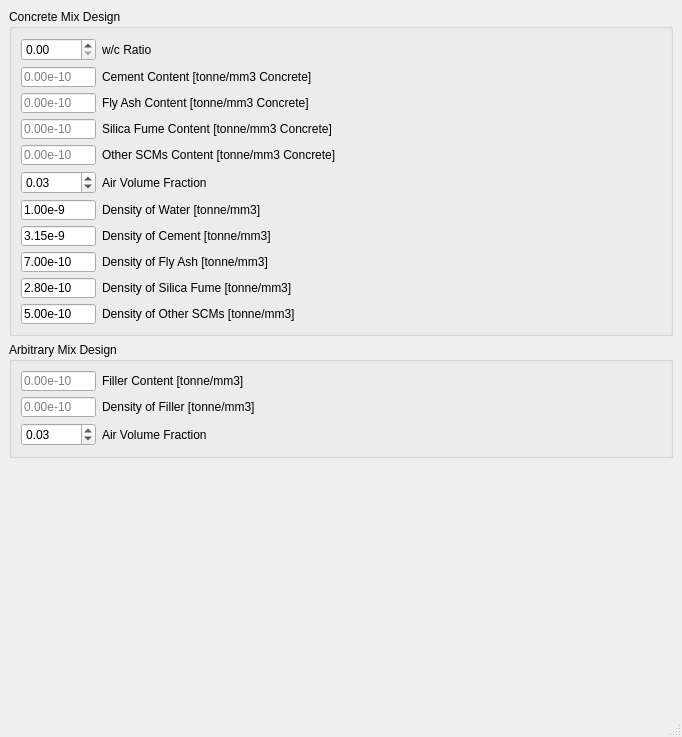
<?xml version="1.0" encoding="UTF-8"?>
<ui version="4.0">
 <class>MainWindow</class>
 <widget class="QMainWindow" name="MainWindow">
  <property name="geometry">
   <rect>
    <x>0</x>
    <y>0</y>
    <width>682</width>
    <height>737</height>
   </rect>
  </property>
  <property name="sizePolicy">
   <sizepolicy hsizetype="Expanding" vsizetype="Preferred">
    <horstretch>0</horstretch>
    <verstretch>0</verstretch>
   </sizepolicy>
  </property>
  <property name="windowTitle">
   <string>MainWindow</string>
  </property>
  <widget class="QWidget" name="centralwidget">
   <property name="sizePolicy">
    <sizepolicy hsizetype="Expanding" vsizetype="Expanding">
     <horstretch>0</horstretch>
     <verstretch>0</verstretch>
    </sizepolicy>
   </property>
   <layout class="QGridLayout" name="gridLayout_2">
    <item row="0" column="0">
     <widget class="QGroupBox" name="groupBox">
      <property name="title">
       <string>Concrete Mix Design</string>
      </property>
      <layout class="QVBoxLayout" name="verticalLayout">
       <item>
        <layout class="QHBoxLayout" name="horizontalLayout">
         <item>
          <widget class="QDoubleSpinBox" name="wcRatio">
           <property name="sizePolicy">
            <sizepolicy hsizetype="Fixed" vsizetype="Fixed">
             <horstretch>0</horstretch>
             <verstretch>0</verstretch>
            </sizepolicy>
           </property>
           <property name="minimumSize">
            <size>
             <width>75</width>
             <height>0</height>
            </size>
           </property>
           <property name="suffix">
            <string/>
           </property>
          </widget>
         </item>
         <item>
          <widget class="QLabel" name="label_6">
           <property name="text">
            <string>w/c Ratio</string>
           </property>
          </widget>
         </item>
        </layout>
       </item>
       <item>
        <layout class="QHBoxLayout" name="horizontalLayout_2">
         <item>
          <widget class="QLineEdit" name="cementContent">
           <property name="minimumSize">
            <size>
             <width>75</width>
             <height>20</height>
            </size>
           </property>
           <property name="maximumSize">
            <size>
             <width>75</width>
             <height>20</height>
            </size>
           </property>
           <property name="text">
            <string/>
           </property>
           <property name="placeholderText">
            <string>0.00e-10</string>
           </property>
          </widget>
         </item>
         <item>
          <widget class="QLabel" name="label_7">
           <property name="text">
            <string>Cement Content [tonne/mm3 Concrete]</string>
           </property>
          </widget>
         </item>
        </layout>
       </item>
       <item>
        <layout class="QHBoxLayout" name="horizontalLayout_9">
         <item>
          <widget class="QLineEdit" name="flyashContent">
           <property name="enabled">
            <bool>true</bool>
           </property>
           <property name="minimumSize">
            <size>
             <width>75</width>
             <height>20</height>
            </size>
           </property>
           <property name="maximumSize">
            <size>
             <width>75</width>
             <height>20</height>
            </size>
           </property>
           <property name="text">
            <string/>
           </property>
           <property name="placeholderText">
            <string>0.00e-10</string>
           </property>
          </widget>
         </item>
         <item>
          <widget class="QLabel" name="label_11">
           <property name="enabled">
            <bool>true</bool>
           </property>
           <property name="text">
            <string>Fly Ash Content [tonne/mm3 Concrete]</string>
           </property>
          </widget>
         </item>
        </layout>
       </item>
       <item>
        <layout class="QHBoxLayout" name="horizontalLayout_10">
         <item>
          <widget class="QLineEdit" name="silicaContent">
           <property name="enabled">
            <bool>true</bool>
           </property>
           <property name="minimumSize">
            <size>
             <width>75</width>
             <height>20</height>
            </size>
           </property>
           <property name="maximumSize">
            <size>
             <width>75</width>
             <height>20</height>
            </size>
           </property>
           <property name="text">
            <string/>
           </property>
           <property name="placeholderText">
            <string>0.00e-10</string>
           </property>
          </widget>
         </item>
         <item>
          <widget class="QLabel" name="label_12">
           <property name="enabled">
            <bool>true</bool>
           </property>
           <property name="text">
            <string>Silica Fume Content [tonne/mm3 Concrete]</string>
           </property>
          </widget>
         </item>
        </layout>
       </item>
       <item>
        <layout class="QHBoxLayout" name="horizontalLayout_11">
         <item>
          <widget class="QLineEdit" name="scmContent">
           <property name="enabled">
            <bool>true</bool>
           </property>
           <property name="minimumSize">
            <size>
             <width>75</width>
             <height>20</height>
            </size>
           </property>
           <property name="maximumSize">
            <size>
             <width>75</width>
             <height>20</height>
            </size>
           </property>
           <property name="text">
            <string/>
           </property>
           <property name="placeholderText">
            <string>0.00e-10</string>
           </property>
          </widget>
         </item>
         <item>
          <widget class="QLabel" name="label_13">
           <property name="enabled">
            <bool>true</bool>
           </property>
           <property name="text">
            <string>Other SCMs Content [tonne/mm3 Concrete]</string>
           </property>
          </widget>
         </item>
        </layout>
       </item>
       <item>
        <layout class="QHBoxLayout" name="horizontalLayout_3">
         <item>
          <widget class="QDoubleSpinBox" name="airFrac">
           <property name="sizePolicy">
            <sizepolicy hsizetype="Fixed" vsizetype="Fixed">
             <horstretch>0</horstretch>
             <verstretch>0</verstretch>
            </sizepolicy>
           </property>
           <property name="minimumSize">
            <size>
             <width>75</width>
             <height>0</height>
            </size>
           </property>
           <property name="suffix">
            <string/>
           </property>
           <property name="maximum">
            <double>1.000000000000000</double>
           </property>
           <property name="singleStep">
            <double>0.010000000000000</double>
           </property>
           <property name="value">
            <double>0.030000000000000</double>
           </property>
          </widget>
         </item>
         <item>
          <widget class="QLabel" name="label_8">
           <property name="text">
            <string>Air Volume Fraction</string>
           </property>
          </widget>
         </item>
        </layout>
       </item>
       <item>
        <layout class="QHBoxLayout" name="horizontalLayout_6">
         <item>
          <widget class="QLineEdit" name="waterDensity">
           <property name="minimumSize">
            <size>
             <width>75</width>
             <height>20</height>
            </size>
           </property>
           <property name="maximumSize">
            <size>
             <width>75</width>
             <height>20</height>
            </size>
           </property>
           <property name="text">
            <string>1.00e-9</string>
           </property>
           <property name="placeholderText">
            <string>1.00e-9</string>
           </property>
          </widget>
         </item>
         <item>
          <widget class="QLabel" name="label_15">
           <property name="text">
            <string>Density of Water [tonne/mm3]</string>
           </property>
          </widget>
         </item>
        </layout>
       </item>
       <item>
        <layout class="QHBoxLayout" name="horizontalLayout_7">
         <item>
          <widget class="QLineEdit" name="cementDensity">
           <property name="minimumSize">
            <size>
             <width>75</width>
             <height>20</height>
            </size>
           </property>
           <property name="maximumSize">
            <size>
             <width>75</width>
             <height>20</height>
            </size>
           </property>
           <property name="text">
            <string>3.15e-9</string>
           </property>
           <property name="placeholderText">
            <string>3.15e-9</string>
           </property>
          </widget>
         </item>
         <item>
          <widget class="QLabel" name="label_16">
           <property name="text">
            <string>Density of Cement [tonne/mm3]</string>
           </property>
          </widget>
         </item>
        </layout>
       </item>
       <item>
        <layout class="QHBoxLayout" name="horizontalLayout_12">
         <item>
          <widget class="QLineEdit" name="flyashDensity">
           <property name="enabled">
            <bool>true</bool>
           </property>
           <property name="minimumSize">
            <size>
             <width>75</width>
             <height>20</height>
            </size>
           </property>
           <property name="maximumSize">
            <size>
             <width>75</width>
             <height>20</height>
            </size>
           </property>
           <property name="text">
            <string>7.00e-10</string>
           </property>
           <property name="placeholderText">
            <string>3.15e-9</string>
           </property>
          </widget>
         </item>
         <item>
          <widget class="QLabel" name="label_18">
           <property name="enabled">
            <bool>true</bool>
           </property>
           <property name="text">
            <string>Density of Fly Ash [tonne/mm3]</string>
           </property>
          </widget>
         </item>
        </layout>
       </item>
       <item>
        <layout class="QHBoxLayout" name="horizontalLayout_13">
         <item>
          <widget class="QLineEdit" name="silicaDensity">
           <property name="enabled">
            <bool>true</bool>
           </property>
           <property name="minimumSize">
            <size>
             <width>75</width>
             <height>20</height>
            </size>
           </property>
           <property name="maximumSize">
            <size>
             <width>75</width>
             <height>20</height>
            </size>
           </property>
           <property name="text">
            <string>2.80e-10</string>
           </property>
           <property name="placeholderText">
            <string>3.15e-9</string>
           </property>
          </widget>
         </item>
         <item>
          <widget class="QLabel" name="label_19">
           <property name="enabled">
            <bool>true</bool>
           </property>
           <property name="text">
            <string>Density of Silica Fume [tonne/mm3]</string>
           </property>
          </widget>
         </item>
        </layout>
       </item>
       <item>
        <layout class="QHBoxLayout" name="horizontalLayout_14">
         <item>
          <widget class="QLineEdit" name="scmDensity">
           <property name="enabled">
            <bool>true</bool>
           </property>
           <property name="minimumSize">
            <size>
             <width>75</width>
             <height>20</height>
            </size>
           </property>
           <property name="maximumSize">
            <size>
             <width>75</width>
             <height>20</height>
            </size>
           </property>
           <property name="text">
            <string>5.00e-10</string>
           </property>
           <property name="placeholderText">
            <string>3.15e-9</string>
           </property>
          </widget>
         </item>
         <item>
          <widget class="QLabel" name="label_20">
           <property name="enabled">
            <bool>true</bool>
           </property>
           <property name="text">
            <string>Density of Other SCMs [tonne/mm3]</string>
           </property>
          </widget>
         </item>
        </layout>
       </item>
      </layout>
     </widget>
    </item>
    <item row="1" column="0">
     <widget class="QGroupBox" name="groupBox_2">
      <property name="enabled">
       <bool>true</bool>
      </property>
      <property name="title">
       <string>Arbitrary Mix Design</string>
      </property>
      <layout class="QGridLayout" name="gridLayout">
       <item row="0" column="0">
        <layout class="QHBoxLayout" name="horizontalLayout_4">
         <item>
          <widget class="QLineEdit" name="fillerContent">
           <property name="minimumSize">
            <size>
             <width>75</width>
             <height>20</height>
            </size>
           </property>
           <property name="maximumSize">
            <size>
             <width>75</width>
             <height>20</height>
            </size>
           </property>
           <property name="text">
            <string/>
           </property>
           <property name="placeholderText">
            <string>0.00e-10</string>
           </property>
          </widget>
         </item>
         <item>
          <widget class="QLabel" name="label_9">
           <property name="text">
            <string>Filler Content [tonne/mm3]</string>
           </property>
          </widget>
         </item>
        </layout>
       </item>
       <item row="1" column="0">
        <layout class="QHBoxLayout" name="horizontalLayout_8">
         <item>
          <widget class="QLineEdit" name="fillerDensity">
           <property name="enabled">
            <bool>true</bool>
           </property>
           <property name="minimumSize">
            <size>
             <width>75</width>
             <height>20</height>
            </size>
           </property>
           <property name="maximumSize">
            <size>
             <width>75</width>
             <height>20</height>
            </size>
           </property>
           <property name="text">
            <string/>
           </property>
           <property name="placeholderText">
            <string>0.00e-10</string>
           </property>
          </widget>
         </item>
         <item>
          <widget class="QLabel" name="label_17">
           <property name="text">
            <string>Density of Filler [tonne/mm3]</string>
           </property>
          </widget>
         </item>
        </layout>
       </item>
       <item row="2" column="0">
        <layout class="QHBoxLayout" name="horizontalLayout_5">
         <item>
          <widget class="QDoubleSpinBox" name="airFracArb">
           <property name="enabled">
            <bool>true</bool>
           </property>
           <property name="sizePolicy">
            <sizepolicy hsizetype="Fixed" vsizetype="Fixed">
             <horstretch>0</horstretch>
             <verstretch>0</verstretch>
            </sizepolicy>
           </property>
           <property name="minimumSize">
            <size>
             <width>75</width>
             <height>0</height>
            </size>
           </property>
           <property name="suffix">
            <string/>
           </property>
           <property name="maximum">
            <double>1.000000000000000</double>
           </property>
           <property name="singleStep">
            <double>0.010000000000000</double>
           </property>
           <property name="value">
            <double>0.030000000000000</double>
           </property>
          </widget>
         </item>
         <item>
          <widget class="QLabel" name="label_10">
           <property name="text">
            <string>Air Volume Fraction</string>
           </property>
          </widget>
         </item>
        </layout>
       </item>
      </layout>
     </widget>
    </item>
    <item row="2" column="0">
     <spacer name="spacer">
      <property name="orientation">
       <enum>Qt::Vertical</enum>
      </property>
      <property name="sizeType">
       <enum>QSizePolicy::Expanding</enum>
      </property>
      <property name="sizeHint" stdset="0">
       <size>
        <width>20</width>
        <height>84</height>
       </size>
      </property>
     </spacer>
    </item>
   </layout>
  </widget>
  <widget class="QMenuBar" name="menubar">
   <property name="geometry">
    <rect>
     <x>0</x>
     <y>0</y>
     <width>682</width>
     <height>21</height>
    </rect>
   </property>
  </widget>
  <widget class="QStatusBar" name="statusbar"/>
 </widget>
 <resources/>
 <connections/>
</ui>
